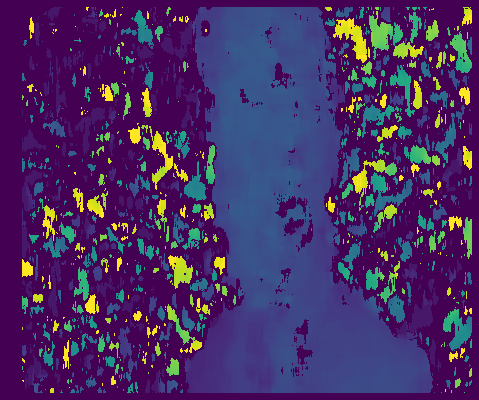

The script that saved this image:
import numpy as np
import cv2
from matplotlib import pyplot as plt

leftImage  = cv2.imread('1.jpg',0)
rightImage = cv2.imread('2.jpg',0)

stereo = cv2.StereoBM_create(numDisparities=16, blockSize=15)
disparity = stereo.compute(leftImage,rightImage)
plt.imshow(disparity,'gray')
plt.show()
gray = cv2.cvtColor(disparity, cv2.COLOR_BGR2GRAY)
plt.imsave('Depth',gray )